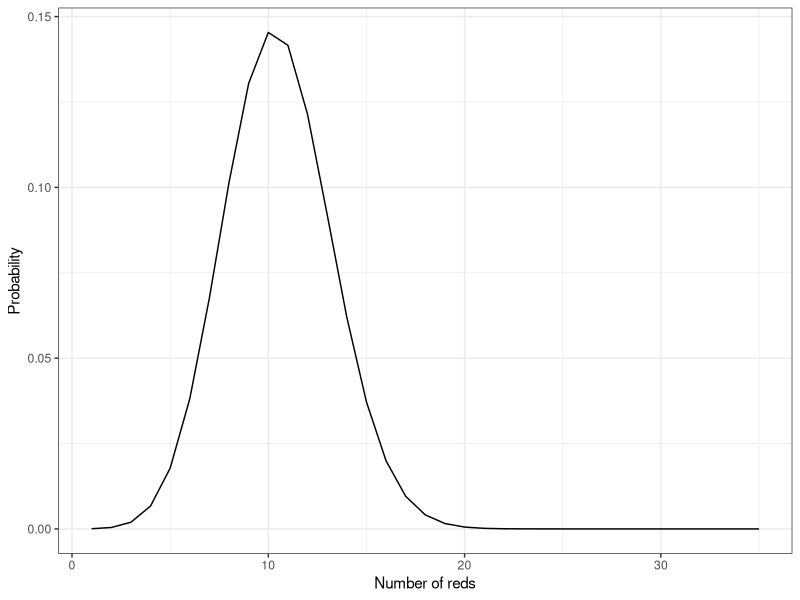
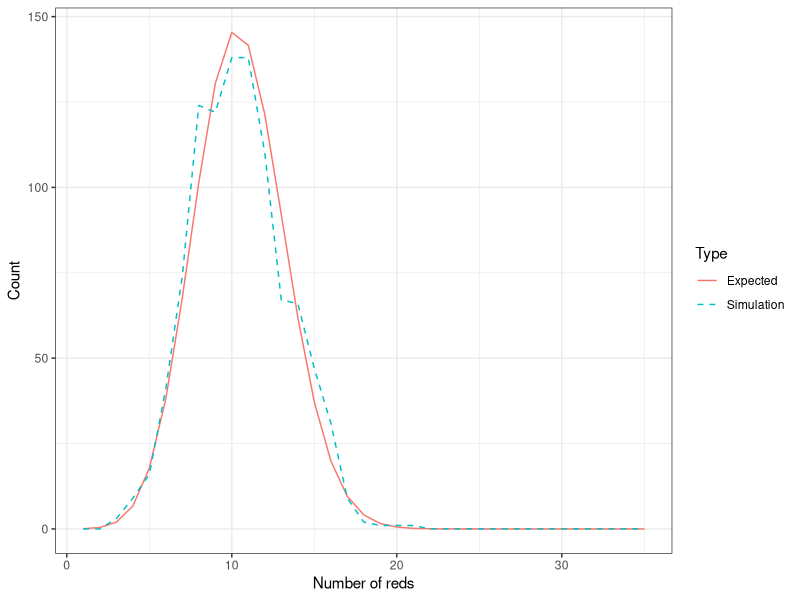

The R source for these figures, in order:
## ---- chunk 1
knitr::opts_chunk$set(echo = TRUE)
## ---- chunk 2
choose(8, 3)
## ---- chunk 3
num_red_balls <- 3
num_total_balls <- 10
total_draws <- 35

prob_red_spheres <- function(z){
  result <- choose(total_draws, z) * 
    (num_red_balls / num_total_balls) ^ z * 
    ((num_total_balls - num_red_balls) / num_total_balls) ^ (total_draws - z)
  return(result)
}
## ---- chunk 4
prob_red_spheres(20)
## ---- chunk 5
library(tidyverse)
## ---- chunk 6
prob_by_num_reds <- data.frame(num_reds = seq(35)) %>%
  mutate(prob = prob_red_spheres(num_reds))
## ---- chunk 7
prob_by_num_reds %>% head(3)
## ---- chunk 8
prob_by_num_reds %>% 
  ggplot(mapping = aes(x = num_reds, y = prob)) + 
  geom_line() +
  theme_bw() +
  xlab("Number of reds") + 
  ylab("Probability")
## ---- chunk 9
sample(10 , 35, replace=TRUE)
## ---- chunk 10
for (i in 1:5) {
  print(sample(100, 5, replace = FALSE))
  # The result may well differ every time
}

## Resetting the random seed every time
for(i in 1:5){
  set.seed(1) 
  print(sample(100,5,replace=FALSE)) # The result should not change
}
## ---- chunk 11
set.seed(0)
for (i in 1:5) {
  print(sample(100, 5, replace = FALSE))
  # The result may well differ every time
}
## ---- chunk 12
num_trials <- 1000 # set the number of trials
set.seed(0) # set the random seed
sampling_with_replacement_simulation <- data.frame(trial = 1:num_trials) %>%
  mutate(sample_balls = map(.x = trial, ~sample(10, 35, replace = TRUE)))
# generate collection of num_trials simulations
## ---- chunk 13
sampling_with_replacement_simulation <- sampling_with_replacement_simulation %>%
  mutate(num_reds = map_dbl(.x = sample_balls, ~sum(.x <= 3)))
## ---- chunk 14
num_reds_in_simulation <- sampling_with_replacement_simulation %>% pull(num_reds)
# we extract a vector corresponding to the number of reds in each trial
prob_by_num_reds <- prob_by_num_reds %>%
  mutate(simulation_count = map_dbl(.x = num_reds, ~sum(num_reds_in_simulation == .x)))
# add a column which gives the number of trials with a given number of reds
prob_by_num_reds %>% head(5)
## ---- chunk 15
prob_by_num_reds <- prob_by_num_reds %>%
  mutate(expected_count = num_trials * prob)
prob_by_num_reds %>% head(5)
## ---- chunk 16
prob_by_num_reds %>%
  rename(Simulation = simulation_count, Expected = expected_count) %>%
  pivot_longer(cols = c("Simulation", "Expected"),
               names_to = "Type", values_to = "count") %>%
  ggplot(aes(num_reds, count)) + 
  geom_line(aes(linetype = Type, color = Type)) + 
  scale_linetype_manual(values = c("solid", "dashed")) +
  theme_bw() +
  xlab("Number of reds") +
  ylab("Count")
## ---- chunk 17
set.seed(0) # set the random seed
num_trials <- 100000 # se0t the number of trials
num_red <- 50 # set the number of reds
num_blue <- 30 # set the number of blues
num_green <- 20 # set the number of greens
sample_size <- 10

total <- num_red + num_blue + num_green

sampling_without_replacement_simulation <- data.frame(trial = 1:num_trials) %>%
  mutate(sample_balls = map(.x = trial, ~sample(total, sample_size, replace = FALSE))) %>%
  # simulate without replacement the sampling of 10 balls from a bag of 100
  mutate(num_reds = map_dbl(.x = sample_balls, ~sum(.x <= num_red))) %>%
  mutate(num_blues = map_dbl(.x = sample_balls, ~sum((.x > num_red)  & (.x <= num_red + num_blue)))) %>%
  mutate(num_greens = map_dbl(.x = sample_balls, ~sum((.x > num_red + num_blue) & (.x <= total)))) %>%
  # count the number of each colour
  mutate(colour_missing = (pmin(num_reds, num_blues, num_greens) == 0))
  # look for missing colours

prob_missing_simulation <- mean(sampling_without_replacement_simulation %>%
                                  pull(colour_missing))

